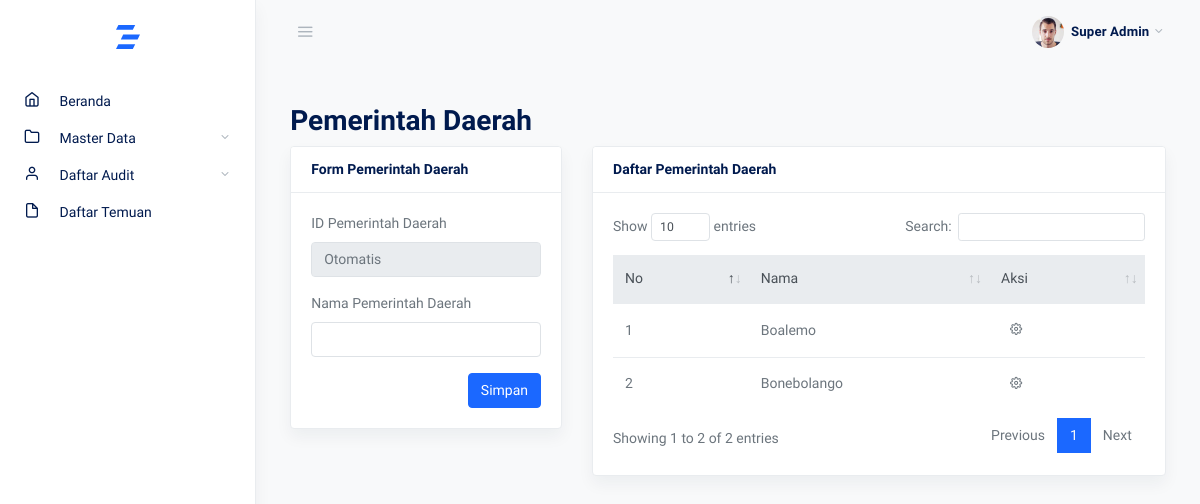
Before: /pemda with the older database file.
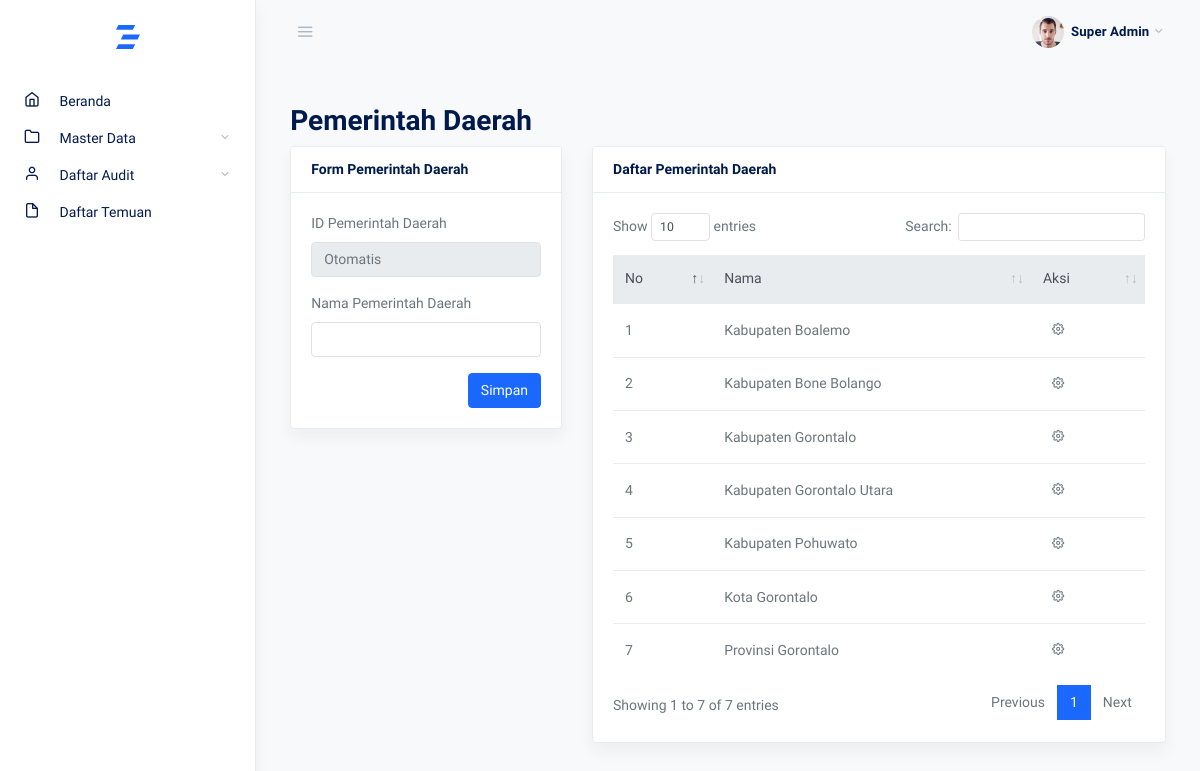
After: the same page with the newer database file.
### tables this page shows
CREATE TABLE `pemda` (
  `id` int(11) NOT NULL,
  `pemda` varchar(50) NOT NULL
);

### admin.php (called while the page is built, shortened)
<?php
require_once 'views/page/admin/index.php';

### app/controllers/admin/master_data/function_pemda.php (the view, shortened to what this page needs)
<?php
function tampil_data($mysqli)
{
    $query = "SELECT * FROM pemda ORDER BY pemda ASC";
    $to = $mysqli->prepare($query);
    $to->execute();
    $result = $to->get_result();
    $no = 1;
    while ($row = $result->fetch_object()) {
?>
        <tr>
            <td><?= $no; ?></td>
            <td><?= $row->pemda; ?></td>
            <td>
                <button class="btn btn-sm" type="button" data-toggle="dropdown" aria-haspopup="true" aria-expanded="false">
                    <span class="fe fe-settings"></span>
                </button>
            </td>
        </tr>
<?php
        $no++;
    }
}
?>

### views/page/admin/master_data/pemda.php (shortened to what this page needs)
<main role="main" class="main-content">
    <div class="container-fluid">
        <div class="row">
            <div class="col-12">
                <h2 class="page-title"><?= $page; ?></h2>
            </div>
        </div>
        <div class="row">
            <div class="col-md-4">
                <div class="card shadow mb-4">
                    <div class="card-header">
                        <strong class="card-title">Form <?= $page; ?></strong>
                    </div>
                    <div class="card-body">
                       <form action="pemda" method="post">
                       		<div class="form-group mb-3">
                            <label for="idKemlem">ID Pemerintah Daerah</label>
                            <input type="text" id="idKemlem" name="idPemda" class="form-control" placeholder="Otomatis" disabled>
                        </div>
                        <div class="form-group mb-3">
                            <label for="simpleinput">Nama Pemerintah Daerah</label>
                            <input type="text" id="simpleinput" name="namaPemda" class="form-control">
                        </div>
                        <button type="submit" name="simpan" class="btn btn-primary float-right">Simpan</button>
                       </form>
                    </div>
                </div>
            </div>
            <div class="col-md-8">
                <div class="card shadow mb-4">
                    <div class="card-header">
                        <strong class="card-title">Daftar <?= $page; ?></strong>
                    </div>
                    <div class="card-body">
                        <table class="table datatables" id="dataTable-1">
                            <thead class="thead-light">
                                <tr>
                                    <th>No</th>
                                    <th>Nama</th>
                                    <th>Aksi</th>
                                </tr>
                            </thead>
                            <tbody>
                                <?php tampil_data($mysqli); ?>
                            </tbody>
                        </table>
                    </div>
                </div>
            </div>
        </div>
    </div>
</main>

Changed rows visible on the page:
added pemda: pemda "Kabupaten Boalemo"
changed pemda: pemda "Bonebolango" → "Kabupaten Bone Bolango"; moves up the list
added pemda: pemda "Kabupaten Gorontalo"
changed pemda: pemda "Boalemo" → "Kabupaten Gorontalo Utara"
added pemda: pemda "Kabupaten Pohuwato"
added pemda: pemda "Kota Gorontalo"
added pemda: pemda "Provinsi Gorontalo"
Other visible differences:
text written by a page script: "Show entries Search: Showing 1 to 2 of 2 entries Previous 1 Next" → "Show entries Search: Showing 1 to 7 of 7 entries Previous 1 Next"
